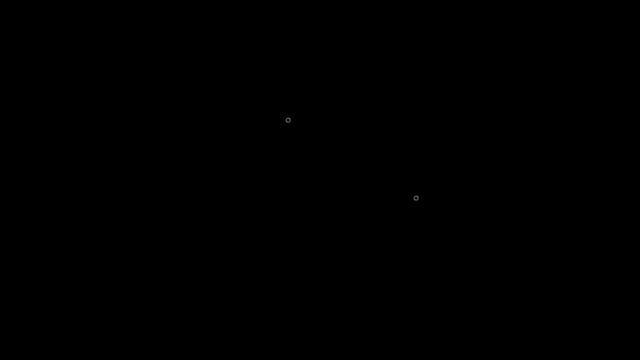
Frame 1 (no input)
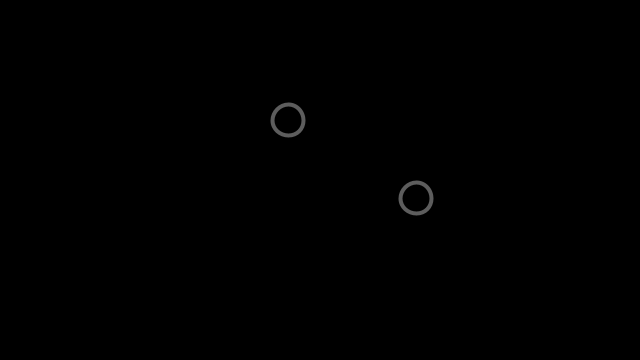
Frame 60 (the mouse pressed at the canvas centre just before this capture)
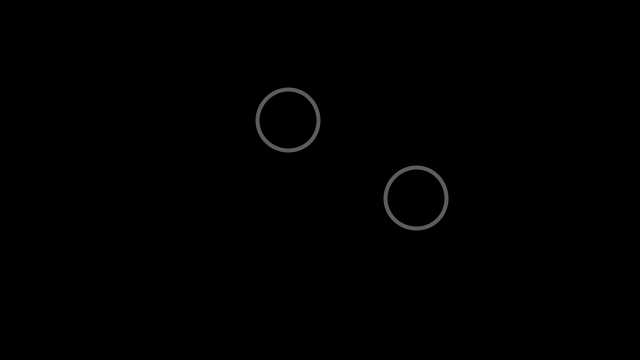
Frame 120 (the mouse held since frame 60 and released just before this capture)

The Processing sketch that drew these frames (run headless with seeded random() and noise(); from frame 60 on, the mouse is pressed at the canvas centre):

// Processing sketch: SphereRing
// ── SphereRing.pde
// declare
SphereTab st1, st2;


void setup() {
  size(640, 360);
  st1 = new SphereTab(width*0.45, height*0.5, 0.1, 120);
  st2 = new SphereTab(width*0.65, height*0.8, 0.05, 180);
}

void draw() {
  background(0);
  st1.transmit();
  st2.transmit();
}

// ── Sphere.pde
class Sphere {
  float x, y; // x,y coordinate
  float tilt; // offset
  float angle; // define tilt
  float scalar; // height
  
  // Constructor
  Sphere(float xpos, float ypos, float t, float s) {
    x = xpos;
    y = ypos;
    tilt = t;  
  }
  
  // offset the sphere
  void shake() {
    tilt = sin(angle) / 8;
    angle += 0.1;
  }
  
  void display() {
    noStroke(); // no outline
    fill(255); // fill color
    pushMatrix();
    translate(x, y);
    rotate(tilt);
    scale(scalar);
    beginShape();
    ellipse(50, 50, 25, 25);
    endShape();
    popMatrix();
  }
}
    
    

// ── SphereTab.pde
class SphereTab {
  // declare voila that is-a Sphere
  Sphere voila;
  Tone circle = new Tone();

  // constructor
  SphereTab(float x, float y, float t, float sp) {
    voila = new Sphere(x, y, t, sp);
    circle.start(x, y - sp/2);
  }

  void transmit() {
    voila.shake();
    voila.display();
    circle.grow();
    circle.display();
    if (circle.on == false) {
      circle.on = true;
    }
  }
}


// ── Tone.pde
class Tone {
  float x, y;
  float diameter;
  boolean on = false;
  
  void start(float xpos, float ypos) {
    x = xpos;
    y = ypos;
    on = true;
    diameter = 1;
  }
  
  void grow() {
    if (on == true) {
      diameter += 0.5;
      if (diameter > width*2) {
        diameter = 0.0;
      }
    }
  }
  
  void display() {
    if (on == true) {
      noFill();
      strokeWeight(4);
      stroke(155, 153);
      ellipse(x, y, diameter, diameter);
    }
  }
}
    
